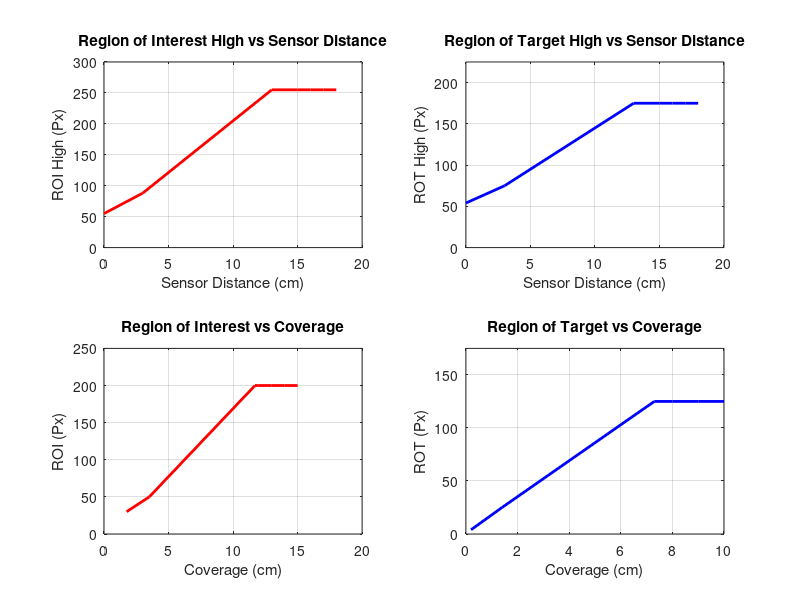

Write the MATLAB code that produced this figure.
%% ROI_high
h1=figure('units','normalized','outerposition',[0 0 1 1])
subplot(2,2,1)
ROI_high_x=[0 3 13 15:18]
ROI_high_y=[55 88 255 255 255 255 255]
plot(ROI_high_x,ROI_high_y,'r','LineWidth',2)
xlabel('Sensor Distance (cm)')
ylabel('ROI High (Px)')
ylim([0 300])
title('Region of Interest High vs Sensor Distance')
grid on
%print(h1,sprintf('ROI_HIGH.png'),'-dpng','-r600')
%close(h1)
%% ROT_high
%h2=figure('units','normalized','outerposition',[0 0 1 1])
subplot(2,2,2)
ROT_high_x=[0 3 13 15:18]
ROT_high_y=[54 75 175 175 175 175 175]
plot(ROT_high_x,ROT_high_y,'b','LineWidth',2)
xlabel('Sensor Distance (cm)')
ylabel('ROT High (Px)')
ylim([0 225])
title('Region of Target High vs Sensor Distance')
grid on
%print(h2,sprintf('ROT_HIGH.png'),'-dpng','-r600')
%close(h2)
%% ROI
subplot(2,2,3)
%h3=figure('units','normalized','outerposition',[0 0 1 1])
ROI_x=[1.75 3.51 11.7 12:15]
ROI_y=[30 50 200 200 200 200 200]
plot(ROI_x,ROI_y,'r','LineWidth',2)
xlabel('Coverage (cm)')
ylabel('ROI (Px)')
ylim([0 250])
title('Region of Interest vs Coverage')
grid on
%print(h3,sprintf('ROI.png'),'-dpng','-r600')
%close(h3)
%% ROT
%h4=figure('units','normalized','outerposition',[0 0 1 1])
subplot(2,2,4)
ROT_x=[0.2 1.4 7.3 8:10]
ROT_y=[4 25 125 125 125 125]
plot(ROT_x,ROT_y,'b','LineWidth',2)
xlabel('Coverage (cm)')
ylabel('ROT (Px)')
ylim([0 175])
title('Region of Target vs Coverage')
grid on
%print(h4,sprintf('ROT.png'),'-dpng','-r600')
%close(h4)
print(h1,sprintf('ROI_ROT.png'),'-dpng','-r600')
close(h1)